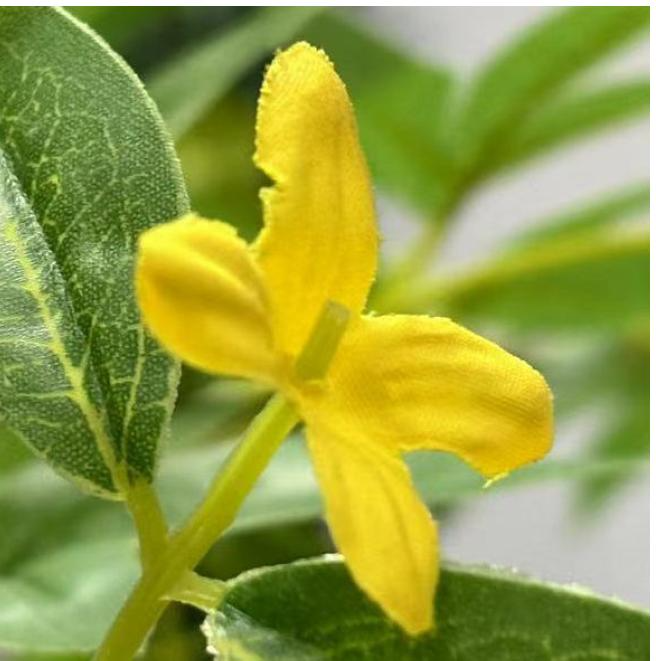
#> input picture img/1.png, 656 x 661 px
$ python main.py
#> lines starting #> are read from the running program, lines starting #| are printed output that depends on the picture; after the words box and inside, x2 and y2 are one past the last pixel; in counts of white or black regions, pixels touching at a corner belong together

import os
import cv2
import matplotlib.pyplot as plt
import numpy as np
import time


# =========================
# CONFIG
# =========================
IMG_NAME = "1.png"
ROOT_PATH = "img"
APS_TH = 1.4

# "circle" bám sát ý minimum circumscribed circle
# "ellipse" nếu muốn thử fit ellipse
FLOWER_CENTER_MODE = "ellipse"

# tham số tách nhụy
PISTIL_PERCENTILE = 80
CENTER_RADIUS_RATIO = 0.12

# scale hiển thị véc tơ
VECTOR_SCALE = 12.0


# =========================
# BASIC HELPERS
# =========================
def to_gray(img_bgr, crop_border=0):
    work = img_bgr.copy()
    if (
        crop_border > 0
        and work.shape[0] > 2 * crop_border
        and work.shape[1] > 2 * crop_border
    ):
        work = work[crop_border:-crop_border, crop_border:-crop_border]

    gray = cv2.cvtColor(work, cv2.COLOR_BGR2GRAY)
    return gray


def apply_mask_to_bgr(img_bgr, mask):
    return cv2.bitwise_and(img_bgr, img_bgr, mask=mask)


def normalize_to_uint8(x):
    x = x.astype(np.float32)
    x_min = np.min(x)
    x_max = np.max(x)

    if abs(x_max - x_min) < 1e-12:
        return np.zeros_like(x, dtype=np.uint8)

    y = (x - x_min) / (x_max - x_min)
    y = np.clip(255.0 * y, 0, 255).astype(np.uint8)
    return y


def keep_largest_component(mask):
    num_labels, labels, stats, _ = cv2.connectedComponentsWithStats(mask, connectivity=8)
    if num_labels <= 1:
        return mask

    largest_id = 1 + np.argmax(stats[1:, cv2.CC_STAT_AREA])
    out = np.where(labels == largest_id, 255, 0).astype(np.uint8)
    return out


def largest_contour_from_mask(binary_mask):
    contours, _ = cv2.findContours(
        binary_mask,
        cv2.RETR_EXTERNAL,
        cv2.CHAIN_APPROX_SIMPLE
    )
    if len(contours) == 0:
        return None
    return max(contours, key=cv2.contourArea)


# [11 lines left out: function contour_centroid_from_contour, not called in this run]


# =========================
# FLOWER MASK
# =========================
def flower_mask_hsv(img_bgr, keep_largest=True):
    hsv = cv2.cvtColor(img_bgr, cv2.COLOR_BGR2HSV)

    # ngưỡng vàng của hoa
    lower = np.array([18, 80, 30], dtype=np.uint8)
    upper = np.array([30, 255, 255], dtype=np.uint8)

    mask = cv2.inRange(hsv, lower, upper)

    # hậu xử lý
    kernel_open = cv2.getStructuringElement(cv2.MORPH_ELLIPSE, (13, 13))
    kernel_close = cv2.getStructuringElement(cv2.MORPH_ELLIPSE, (15, 15))

    mask = cv2.morphologyEx(mask, cv2.MORPH_OPEN, kernel_open, iterations=1)
    mask = cv2.morphologyEx(mask, cv2.MORPH_CLOSE, kernel_close, iterations=1)

    if keep_largest:
        mask = keep_largest_component(mask)

    return mask


# =========================
# PISTIL MASK
# =========================
def keep_component_nearest_center(mask, cx, cy, min_area=3):
    num_labels, labels, stats, centroids = cv2.connectedComponentsWithStats(mask, connectivity=8)

    if num_labels <= 1:
        return mask

    best_id = -1
    best_dist = 1e18

    for i in range(1, num_labels):
        area = stats[i, cv2.CC_STAT_AREA]
        if area < min_area:
            continue

        x_i, y_i = centroids[i]
        d2 = (x_i - cx) ** 2 + (y_i - cy) ** 2
        if d2 < best_dist:
            best_dist = d2
            best_id = i

    if best_id == -1:
        return np.zeros_like(mask)

    out = np.where(labels == best_id, 255, 0).astype(np.uint8)
    return out


def pistil_mask_from_flower_only(
    flower_only_bgr,
    flower_mask,
    pistil_percentile=80,
    center_radius_ratio=0.22
):
    # co nhẹ vùng hoa
    kernel_inner = cv2.getStructuringElement(cv2.MORPH_ELLIPSE, (3, 3))
    inner_flower = cv2.erode(flower_mask, kernel_inner, iterations=1)

    ys, xs = np.where(inner_flower > 0)
    if xs.size == 0:
        return np.zeros_like(flower_mask), np.zeros_like(flower_mask)

    M = cv2.moments(inner_flower)
    if abs(M["m00"]) > 1e-9:
        cx = int(M["m10"] / M["m00"])
        cy = int(M["m01"] / M["m00"])
    else:
        cx = int(np.mean(xs))
        cy = int(np.mean(ys))

    x0, x1 = int(np.min(xs)), int(np.max(xs))
    y0, y1 = int(np.min(ys)), int(np.max(ys))
    box_w = x1 - x0 + 1
    box_h = y1 - y0 + 1

    h, w = flower_mask.shape
    Y, X = np.ogrid[:h, :w]
    r_limit = max(12, int(center_radius_ratio * max(box_w, box_h)))
    center_gate = ((X - cx) ** 2 + (Y - cy) ** 2) <= r_limit ** 2

    b, g, r = cv2.split(flower_only_bgr.astype(np.float32))

    # score xanh so với vàng
    score = (g - r) + 0.01 * (g - b)

    valid = (inner_flower > 0) & center_gate
    vals = score[valid]

    if vals.size == 0:
        return np.zeros_like(flower_mask), np.zeros_like(flower_mask)

    thr = np.percentile(vals, pistil_percentile)

    pistil = np.zeros_like(flower_mask)
    pistil[(score >= thr) & valid] = 255

    kernel_small = cv2.getStructuringElement(cv2.MORPH_ELLIPSE, (13, 13))
    pistil = cv2.morphologyEx(pistil, cv2.MORPH_OPEN, kernel_small, iterations=1)
    pistil = cv2.morphologyEx(pistil, cv2.MORPH_CLOSE, kernel_small, iterations=1)

    pistil = keep_component_nearest_center(pistil, cx, cy, min_area=3)

    score_vis = normalize_to_uint8(score)
    return pistil, score_vis


# =========================
# FLOWER CENTER: petal-plane reference
# =========================
def flower_reference_center_from_outer_contour(cnt, mode="circle"):
    """
    Tâm hoa tham chiếu:
    - circle: tâm minimum enclosing circle của contour ngoài
    - ellipse: tâm fitEllipse nếu đủ điểm
    """
    if cnt is None:
        return None, {}

    info = {}

    if mode == "ellipse" and len(cnt) >= 5:
        (cx, cy), (MA, ma), angle = cv2.fitEllipse(cnt)
        center = (int(round(cx)), int(round(cy)))
        info["mode"] = "ellipse"
        info["ellipse"] = ((cx, cy), (MA, ma), angle)
        return center, info

    (cx, cy), radius = cv2.minEnclosingCircle(cnt)
    center = (int(round(cx)), int(round(cy)))
    info["mode"] = "circle"
    info["circle"] = ((cx, cy), radius)
    return center, info


# =========================
# PISTIL BASE POINT
# =========================
# [39 lines left out: function pistil_axis_endpoints_from_contour, not called in this run]

def pistil_rotated_rect_from_contour(cnt):
    """
    Fit nhụy theo hình chữ nhật nghiêng nhỏ nhất.
    Trả về:
    - rect: ((cx, cy), (w, h), angle)
    - box: 4 đỉnh của rotated rectangle
    """
    if cnt is None or len(cnt) < 3:
        return None, None

    rect = cv2.minAreaRect(cnt)
    box = cv2.boxPoints(rect)
    box = np.round(box).astype(int)
    return rect, box

def pistil_base_tip_hybrid(cnt, flower_center, aspect_thr=1.6):
    """
    Nếu nhụy thuôn dài -> dùng rotated rect để lấy base-tip.
    Nếu nhụy gần tròn -> chỉ lấy tâm, base = tip = tâm nhụy.
    """
    if cnt is None:
        return None, None, {}

    rect, box = pistil_rotated_rect_from_contour(cnt)
    if rect is None:
        c = contour_centroid_from_contour(cnt)
        return c, c, {"mode": "centroid"}

    (cx, cy), (w, h), angle = rect
    long_side = max(w, h)
    short_side = max(min(w, h), 1e-6)
    aspect_ratio = long_side / short_side

    # gần chính diện / gần tròn
    if aspect_ratio < aspect_thr:
        c = (int(round(cx)), int(round(cy)))
        info = {
            "mode": "frontal_circle_like",
            "rect": rect,
            "box": box,
            "center": c,
            "aspect_ratio": float(aspect_ratio),
        }
        return c, c, info

    # thuôn dài
    base_pt, tip_pt, info = pistil_base_and_tip_from_rotated_rect(cnt, flower_center)
    info["mode"] = "elongated_rect"
    info["aspect_ratio"] = float(aspect_ratio)
    return base_pt, tip_pt, info

# [5 lines left out: function pistil_circle_from_contour, not called in this run]

def pistil_base_and_tip_from_rotated_rect(cnt, flower_center):
    """
    Dùng rotated rectangle của nhụy để lấy:
    - base_pt: đầu của trục dài gần tâm hoa hơn
    - tip_pt : đầu còn lại
    """
    if cnt is None or flower_center is None or len(cnt) < 3:
        return None, None, {}

    rect, box = pistil_rotated_rect_from_contour(cnt)
    if rect is None:
        return None, None, {}

    (cx, cy), (w, h), angle = rect
    center = np.array([cx, cy], dtype=np.float32)

    box_f = box.astype(np.float32)

    # 4 cạnh của hình chữ nhật
    edges = []
    for i in range(4):
        p1 = box_f[i]
        p2 = box_f[(i + 1) % 4]
        edge_vec = p2 - p1
        edge_len = np.linalg.norm(edge_vec)
        mid_pt = 0.5 * (p1 + p2)
        edges.append({
            "p1": p1,
            "p2": p2,
            "vec": edge_vec,
            "len": edge_len,
            "mid": mid_pt
        })

    # minAreaRect có 2 cạnh dài, 2 cạnh ngắn
    # chọn 1 cạnh dài để xác định phương trục dài
    long_edge = max(edges, key=lambda e: e["len"])
    d = long_edge["vec"]
    d_norm = np.linalg.norm(d)

    if d_norm < 1e-12:
        c = (int(round(cx)), int(round(cy)))
        return c, c, {"rect": rect, "box": box}

    d = d / d_norm

    # lấy nửa chiều dài theo trục dài
    half_long = max(w, h) / 2.0

    p_a = center - half_long * d
    p_b = center + half_long * d

    p_a_int = tuple(np.round(p_a).astype(int))
    p_b_int = tuple(np.round(p_b).astype(int))

    fc = np.array(flower_center, dtype=np.float32)
    da = np.linalg.norm(p_a - fc)
    db = np.linalg.norm(p_b - fc)

    if da <= db:
        base_pt = p_a_int
        tip_pt = p_b_int
    else:
        base_pt = p_b_int
        tip_pt = p_a_int

    info = {
        "rect": rect,
        "box": box,
        "center": (float(cx), float(cy)),
        "size": (float(w), float(h)),
        "angle": float(angle),
        "base_pt": base_pt,
        "tip_pt": tip_pt,
    }
    return base_pt, tip_pt, info

# [30 lines left out: function pistil_base_and_tip_from_contour, not called in this run]


# =========================
# DIRECTION
# =========================
def flower_direction_from_points(p_from, p_to):
    """
    Véc tơ hướng từ p_from -> p_to
    """
    if p_from is None or p_to is None:
        return None

    x1, y1 = p_from
    x2, y2 = p_to

    dx = float(x2 - x1)
    dy = float(y2 - y1)

    norm = np.hypot(dx, dy)
    if norm < 1e-9:
        return None

    ux = dx / norm
    uy = dy / norm

    theta_math_deg = np.degrees(np.arctan2(-dy, dx))
    theta_axis_deg = theta_math_deg % 180.0

    return {
        "dx": dx,
        "dy": dy,
        "norm": norm,
        "ux": ux,
        "uy": uy,
        "theta_math_deg": float(theta_math_deg),
        "theta_axis_deg": float(theta_axis_deg),
    }


# =========================
# DRAWING
# =========================
def draw_detection_image(
    img_bgr,
    flower_cnt,
    pistil_cnt,
    flower_center,
    pistil_base,
    pistil_tip,
    flower_geom_info,
    pistil_axis_info
):
    """
    Ảnh 1:
    - contour hoa
    - contour nhụy
    - tâm hoa tham chiếu
    - gốc nhụy calib
    - đầu nhụy
    - hình fit của nhụy sẽ phụ thuộc mode:
        + elongated_rect      -> vẽ rotated rectangle
        + frontal_circle_like -> vẽ circle
    """
    out = img_bgr.copy()

    # contour hoa
    if flower_cnt is not None:
        cv2.drawContours(out, [flower_cnt], -1, (255, 0, 0), 2)
        x, y, w, h = cv2.boundingRect(flower_cnt)
        cv2.rectangle(out, (x, y), (x + w, y + h), (255, 0, 0), 2)

    # contour nhụy
    if pistil_cnt is not None:
        cv2.drawContours(out, [pistil_cnt], -1, (0, 0, 255), 2)

        pistil_mode = pistil_axis_info.get("mode", "")

        if pistil_mode == "elongated_rect":
            box = pistil_axis_info.get("box", None)
            if box is not None:
                cv2.drawContours(out, [np.asarray(box, dtype=np.int32)], 0, (0, 165, 255), 2)

        elif pistil_mode == "frontal_circle_like":
            circle_data = pistil_circle_from_contour(pistil_cnt)
            if circle_data is not None:
                c, r = circle_data
                cv2.circle(out, c, r, (0, 165, 255), 2)

        else:
            # fallback: nếu chưa có mode rõ ràng thì vẽ theo contour thôi
            pass

    # tâm hoa kiểu circle/ellipse
    if flower_center is not None:
        cv2.circle(out, flower_center, 6, (0, 255, 0), -1)
        cv2.putText(
            out, f"Flower C {flower_center}", (flower_center[0] + 8, flower_center[1] - 10),
            cv2.FONT_HERSHEY_SIMPLEX, 0.65, (0, 255, 0), 2, cv2.LINE_AA
        )

    if flower_geom_info.get("mode") == "circle":
        (cx, cy), r = flower_geom_info["circle"]
        cv2.circle(out, (int(round(cx)), int(round(cy))), int(round(r)), (0, 255, 0), 1)

    elif flower_geom_info.get("mode") == "ellipse":
        ellipse = flower_geom_info["ellipse"]
        cv2.ellipse(out, ellipse, (0, 255, 0), 1)

    # gốc nhụy calib
    if pistil_base is not None:
        cv2.circle(out, pistil_base, 6, (255, 255, 0), -1)
        cv2.putText(
            out, f"Pistil calib {pistil_base}", (pistil_base[0] + 8, pistil_base[1] - 10),
            cv2.FONT_HERSHEY_SIMPLEX, 0.60, (255, 255, 0), 2, cv2.LINE_AA
        )

    # đầu nhụy
    if pistil_tip is not None:
        cv2.circle(out, pistil_tip, 6, (0, 255, 255), -1)
        cv2.putText(
            out, f"Pistil tip {pistil_tip}", (pistil_tip[0] + 8, pistil_tip[1] - 10),
            cv2.FONT_HERSHEY_SIMPLEX, 0.60, (0, 255, 255), 2, cv2.LINE_AA
        )

    # trục nhụy: chỉ vẽ khi nhụy thật sự thuôn dài
    if pistil_axis_info.get("mode") == "elongated_rect":
        if pistil_base is not None and pistil_tip is not None:
            cv2.line(out, pistil_base, pistil_tip, (255, 255, 255), 2)

    return out

def draw_direction_vector_image(
    img_bgr,
    flower_cnt,
    pistil_cnt,
    flower_center,
    pistil_base,
    pistil_tip,
    vector_scale=12.0
):
    """
    Ảnh 4:
    - tâm hoa = tâm circle/ellipse của cánh
    - điểm nhụy calib = gốc nhụy gần tâm hoa nhất
    - véc tơ hướng từ tâm nhụy calib -> tâm hoa
    """
    out = img_bgr.copy()

    if flower_cnt is not None:
        cv2.drawContours(out, [flower_cnt], -1, (255, 0, 0), 2)

    if pistil_cnt is not None:
        cv2.drawContours(out, [pistil_cnt], -1, (0, 0, 255), 2)

    if flower_center is not None:
        cv2.circle(out, flower_center, 6, (0, 255, 0), -1)

    if pistil_base is not None:
        cv2.circle(out, pistil_base, 6, (255, 255, 0), -1)

    if pistil_tip is not None:
        cv2.circle(out, pistil_tip, 6, (0, 255, 255), -1)
        cv2.line(out, pistil_base, pistil_tip, (255, 255, 255), 2)

    info = flower_direction_from_points(pistil_base, flower_center)
    if info is None:
        return out, None

    ux = info["ux"]
    uy = info["uy"]

    L = int(max(70, vector_scale * info["norm"]))
    end_pt = (
        int(round(pistil_base[0] + L * ux)),
        int(round(pistil_base[1] + L * uy))
    )

    cv2.arrowedLine(
        out,
        pistil_base,
        end_pt,
        (0, 0, 255),
        5,
        tipLength=0.18
    )

    cv2.putText(
        out, f"Flower C = {flower_center}", (15, 35),
        cv2.FONT_HERSHEY_SIMPLEX, 0.85, (0, 255, 0), 2, cv2.LINE_AA
    )
    cv2.putText(
        out, f"Pistil calib = {pistil_base}", (15, 70),
        cv2.FONT_HERSHEY_SIMPLEX, 0.85, (255, 255, 0), 2, cv2.LINE_AA
    )
    cv2.putText(
        out, f"dx = {info['dx']:.2f}, dy = {info['dy']:.2f}", (15, 105),
        cv2.FONT_HERSHEY_SIMPLEX, 0.85, (255, 255, 255), 2, cv2.LINE_AA
    )
    cv2.putText(
        out, f"theta_axis = {info['theta_axis_deg']:.2f} deg", (15, 140),
        cv2.FONT_HERSHEY_SIMPLEX, 0.85, (0, 255, 255), 2, cv2.LINE_AA
    )

    return out, info


# =========================
# MAIN
# =========================
def main():
    img_path = os.path.join(".", ROOT_PATH, IMG_NAME)
    img = cv2.imread(img_path)
#> img is the input picture: shape (661, 656, 3); mean B, G, R 65.3, 159.7, 148.3
    if img is None:
        raise FileNotFoundError(f"Không đọc được ảnh {img_path}")

    gray = to_gray(img)
#> in to_gray, `gray = cv2.cvtColor(work, cv2.COLOR_BGR2GRAY)`:
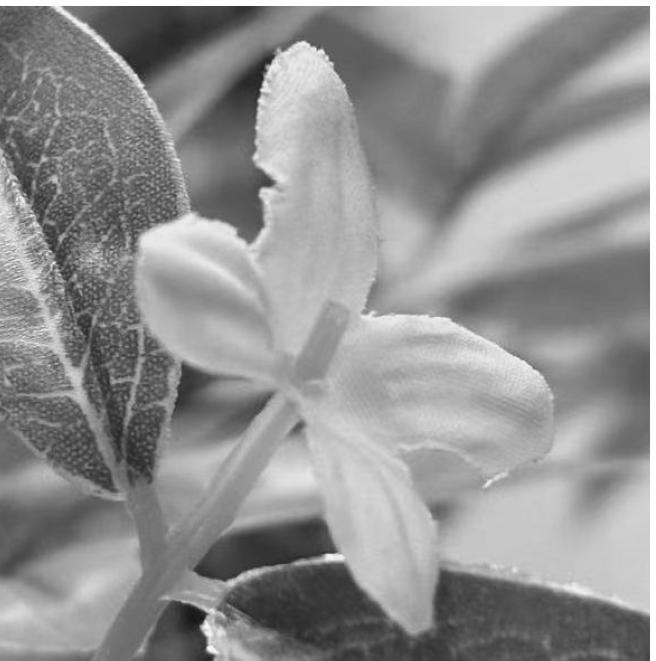
#> gray: shape (661, 656); min 20, max 255, mean 145.5

    t0 = time.perf_counter()

    # mask hoa
    flower_mask = flower_mask_hsv(img, keep_largest=True)
#> in flower_mask_hsv, `mask = cv2.inRange(hsv, lower, upper)`:
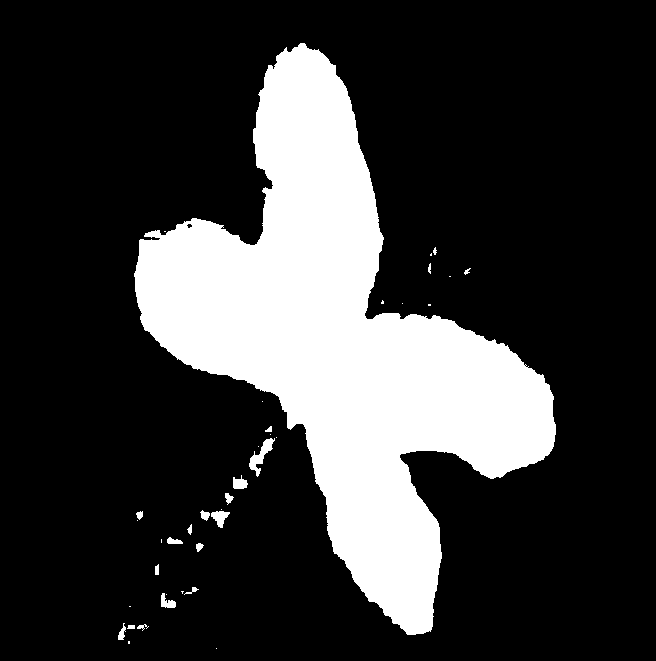
#> mask: shape (661, 656); 22.3% white; 38 white regions (18 under 20 px), largest, box (x1, y1, x2, y2) and area: (134, 43, 556, 635) 95262, (249, 438, 275, 477) 344, (211, 511, 230, 528) 181
#> in flower_mask_hsv, `mask = cv2.morphologyEx(mask, cv2.MORPH_OPEN, kernel_open, iterations=1)`:
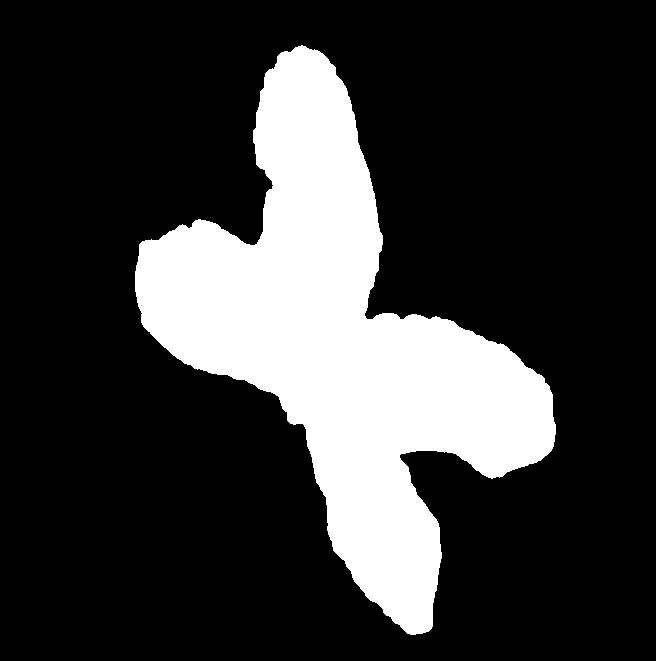
#> mask: shape (661, 656); 21.8% white; 1 white region, box (x1, y1, x2, y2) and area: (135, 45, 556, 635) 94724
#> in keep_largest_component, `num_labels, labels, stats, _ = cv2.connectedComponentsWithStats(mask, ..`: num_labels = 2; stats = [[0, 0, 656, 661, 338664], [135, 45, 421, 590, 94952]]
#> in keep_largest_component, `largest_id = 1 + np.argmax(stats[1:, cv2.CC_STAT_AREA])`: largest_id = 1
    flower_only = apply_mask_to_bgr(img, flower_mask)
#> in apply_mask_to_bgr, `return cv2.bitwise_and(img_bgr, img_bgr, mask=mask)`:
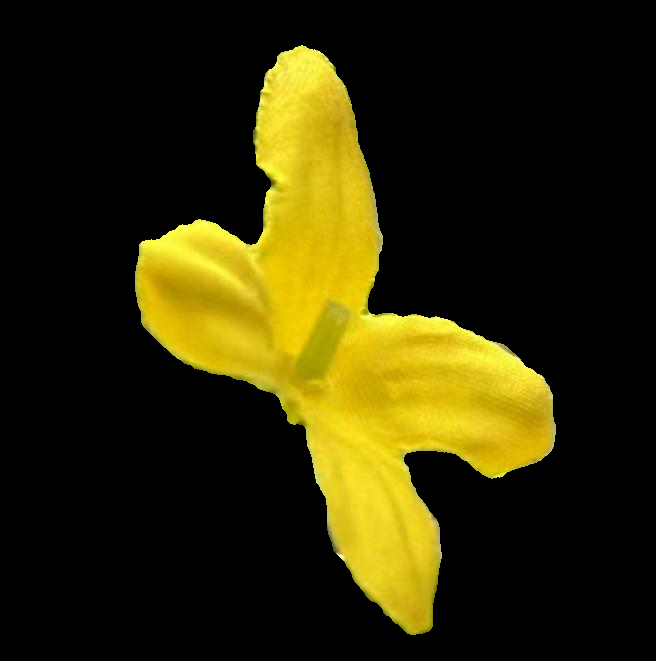
#> returned value: shape (661, 656, 3); mean of channels 0, 1, 2 5.4, 42.7, 48.5; drawn as B, G, R

    # contour ngoài của hoa
    flower_cnt = largest_contour_from_mask(flower_mask)
#> in largest_contour_from_mask, `contours, _ = cv2.findContours( binary_mask, cv2.RETR_EXTERNAL, cv2.CH..`: contours = 1 contour; box (x1, y1, x2, y2) and area: (135, 45, 556, 635) 94113
#> flower_cnt = contour of 692 points, box (x1, y1, x2, y2) (135, 45, 556, 635), area 94113

    # mask nhụy
    pistil_mask, pistil_score_vis = pistil_mask_from_flower_only(
        flower_only,
        flower_mask,
        pistil_percentile=PISTIL_PERCENTILE,
        center_radius_ratio=CENTER_RADIUS_RATIO
    )
#> in pistil_mask_from_flower_only, `inner_flower = cv2.erode(flower_mask, kernel_inner, iterations=1)`:
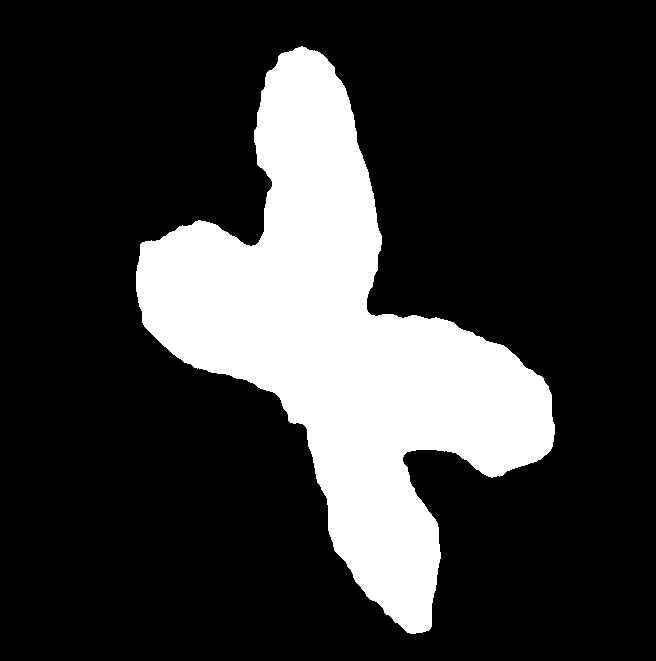
#> inner_flower: shape (661, 656); 21.5% white; 1 white region, box (x1, y1, x2, y2) and area: (136, 46, 555, 634) 93276
#> in pistil_mask_from_flower_only, `M = cv2.moments(inner_flower)`: M = moments, m00 23785380, centre m10/m00, m01/m00 = (341.3, 341.1)
#> in pistil_mask_from_flower_only, `cx = int(M["m10"] / M["m00"])`: cx = 341
#> (the rest of the program and of its run is left out)
